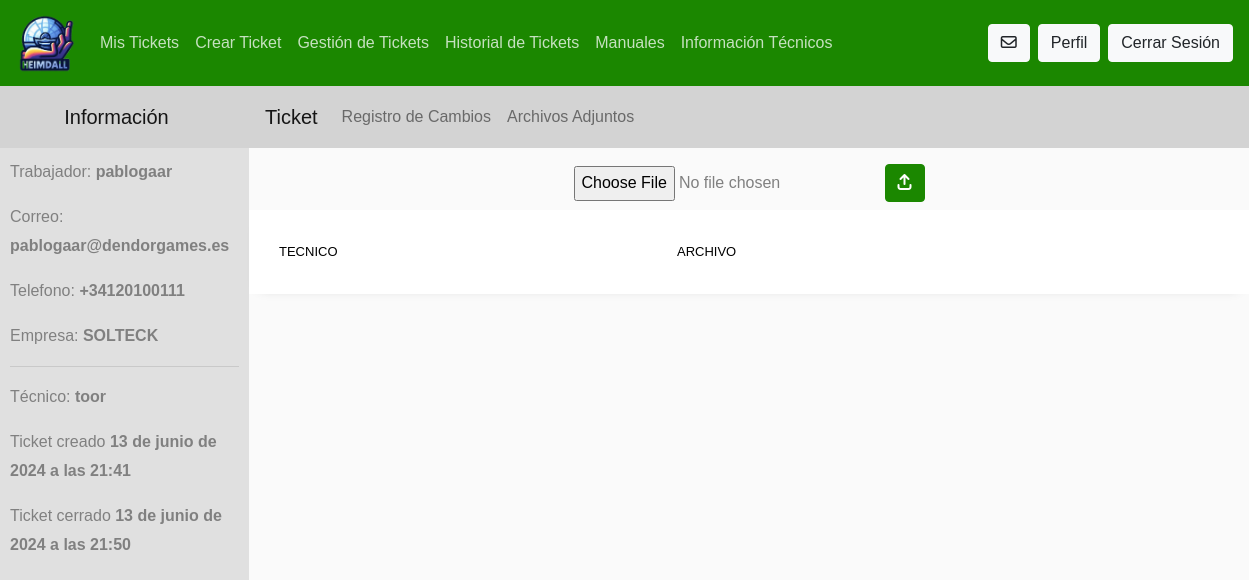
The app's page /ticket/archivos/7 (signed in) with its own data.
### heimdallapp/models.py (models this page shows, shortened)
class Ticket(models.Model):
    trabajador = models.ForeignKey(Trabajador,related_name="trabajador", on_delete=models.DO_NOTHING)
    tecnico =  models.ForeignKey(Trabajador,related_name="tecnico", on_delete=models.DO_NOTHING, blank=True, null=True)
    subcategoria = models.ForeignKey(Sub_categoria, on_delete=models.DO_NOTHING)
    class Estados(models.TextChoices):
        CREADO = "Creado", _("Creado")
        CONFIRMADO = "Confirmado", _("Confirmado")
        ACEPTADO = "Aceptado", _("Aceptado")
        ESCALADO = "Escalado", _("Escalado")
        RESUELTO =  "Resuelto", _("Resuelto")
    descripcion = models.CharField(max_length=500, blank=False, null=False)
    fecha = models.DateTimeField(default=datetime.now()) # LA FECHA SE INTRODUCE DE FORMA AUTOMÁTICA - ES EQUIVALENTE A LA FECHA DE CREACIÓN DEL TICKET
    estado = models.CharField(max_length=20, choices=Estados.choices, default=Estados.CREADO)
    fecha_resolucion = models.DateTimeField(null=True, blank=True)

class Trabajador(AbstractUser):
    es_tecnico = models.BooleanField(default=False, null=False, blank=False)
    es_administrador = models.BooleanField(default=False, null=False, blank=False)
    telefono = PhoneNumberField(null=True, blank=True, unique=True)
    type_emp = [("SOLTECK", "SOLTECK"), ("CYBERWAVE", "CYBERWAVE"), ("CORERIFT", "CORERIFT"), ("EMERALSOLUTIONS", "EMERALSOLUTIONS")]
    empresa = models.CharField(max_length=20, choices=type_emp)
    def __str__(self):
        return self.username

### heimdallapp/views.py (the view, shortened to what this page needs)
# urls.py: path('ticket/archivos/<int:pk>', ArchivosTicket.as_view(), name='archivos_ticket_tecnico'),
class ArchivosTicket(UserPassesTestMixin,FormView):
    form_class = FormArchivos
    template_name = "componentes/tecnico/archivos_ticket.html"
    def get_context_data(self, **kwargs):
        context = super().get_context_data(**kwargs)
        tk = Ticket.objects.get(pk=self.request.path_info.split("/")[-1])
        context["object"] = tk
        context["archivos"] = Archivo.objects.filter(ticket=tk)
        return context
    def test_func(self) -> bool | None:
        return self.request.user.is_authenticated and (self.request.user.es_tecnico or self.request.user.is_superuser)

### heimdallapp/forms.py
class FormArchivos(forms.Form):
    archivo = forms.FileField(required=True)

### templates/componentes/tecnico/archivos_ticket.html (shortened to what this page needs)
{% extends "./base_ticket.html" %}
{% load static %}
{% load crispy_forms_tags %}
{% load archivo_nombre %}
{% block componente %}
<div class="mt-3 text-center">
    <form class="form-inline d-flex justify-content-center align-items-center" method="post" enctype="multipart/form-data">
        <div class="form-group mb-0">
            {{ form.archivo }}
        </div>
        <button type="submit" class="btn btn-primary ml-2">
            <i class="fa-solid fa-arrow-up-from-bracket"></i>
        </button>
    </form>
</div>
<table class="table table-striped mt-2">
    <thead>
        <tr>
          <th>Tecnico</th>
          <th>Archivo</th>
          <th></th>
        </tr>
      </thead>
</table>
{% endblock componente %}

### templates/componentes/tecnico/base_ticket.html (shortened to what this page needs)
{% extends "base.html" %}
{% block contenido %}
<div class="contenedor">
    <div class="INFO">
        <nav class="navbar navbar-expand-lg navbar-light bg-submenu text-center justify-content-center">
            <a class="navbar-brand " href="">Información</a>
        </nav>
        <div class="informacion">
            <p>Trabajador: <b>{{object.trabajador}}</b></p>
            <p>Correo: <b>{{object.trabajador.email}}</b></p>
            <p>Telefono: <b>{{object.trabajador.telefono}}</b></p>
            <p>Empresa: <b>{{object.trabajador.empresa}}</b></p>
            <hr>
            <p>Técnico: <b>{{object.tecnico}}</b></p>
            <p>Ticket creado <b>{{object.fecha}}</b></p>
            {% if object.fecha_resolucion %}
            <p>Ticket cerrado <b>{{object.fecha_resolucion}}</b></p>
            {% endif %}
        </div>
    </div>
    <div class="CONTENIDO">
        {% include "./menu_ticket.html" %}
        {% block componente %}{% endblock componente %}
    </div>
  </div>
{% endblock contenido %}

### records on screen
Ticket: trabajador "pablogaar", trabajador.email "pablogaar@dendorgames.es", trabajador.telefono "+34120100111", trabajador.empresa "SOLTECK", tecnico "toor", fecha "13 de junio de 2024 a las 21:41", fecha_resolucion "13 de junio de 2024 a las 21:50"
